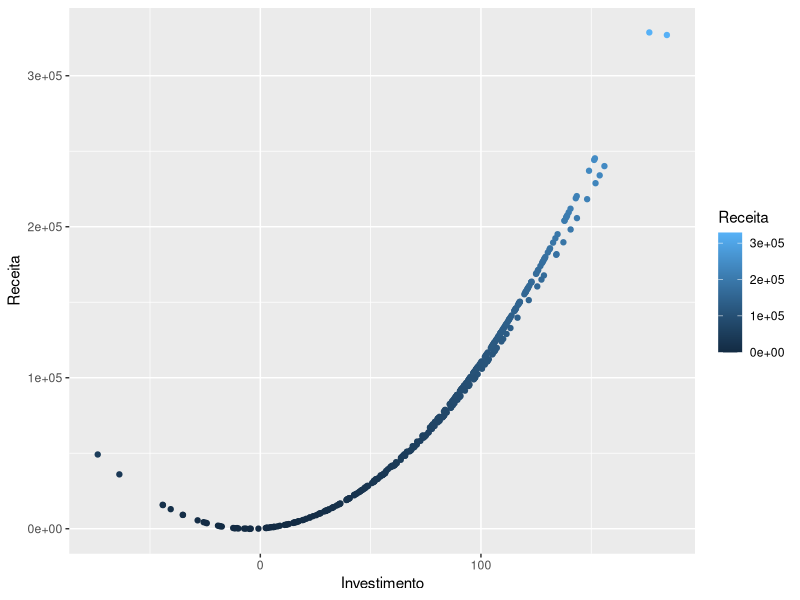
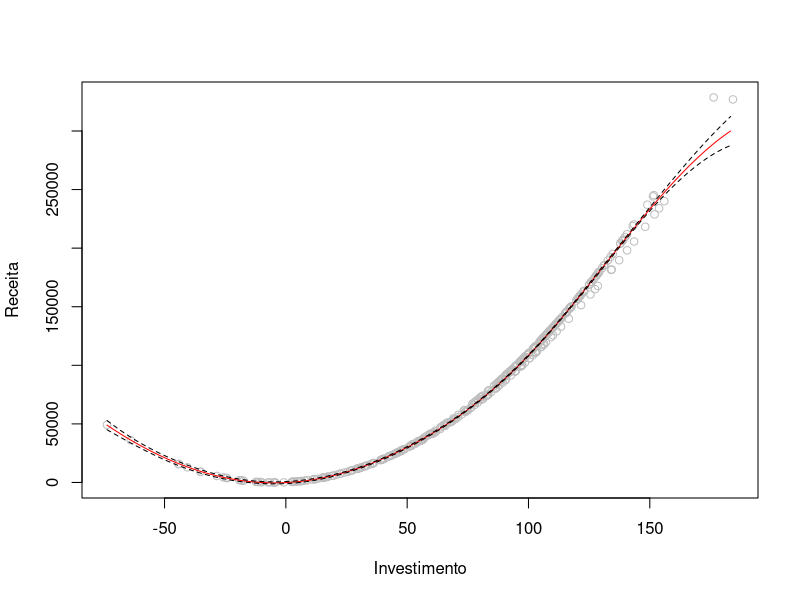

These figures' R source, in order:
getwd()



#############################################################################
##pacotes###
############################################################################

pacotes <- c("dplyr","splines","reshape2","ggplot2")
lapply(pacotes, library, character.only = T)
rm(pacote)



##########################################################################
#criar dataframe###
##########################################################################

gen_data1 <- function(N=200,s =25, beta1 = 10, beta2 = 100){
  Erro <- rnorm(N,25,s)
  Investimento  <- rnorm(N,100,s)
  Receita       <- rnorm(N,100,s) + beta1*Investimento^2 + beta2*Investimento + Erro
  data.frame(Investimento,Receita)
  
}


gen_data2 <- function(N=200,s = 50, beta1 = 0.005, beta2 = 10, beta3 = 100){
  Erro <- rnorm(N,100,s)
  Investimento  <- rnorm(N,50,s)
  Receita       <- rnorm(N,100,s) -beta1*Investimento^3 + beta2*Investimento^2 + beta3*Investimento + Erro
  data.frame(Investimento,Receita)
  
}





set.seed(279)
Marketing1 <- gen_data1()
Marketing2 <- gen_data2()
Marketing <- rbind.data.frame(Marketing1,Marketing2)
##########################################################################
##analise exploratoria##
#########################################################################

summary(Marketing)

ggplot(Marketing, aes(Investimento, Receita)) + 
  geom_point(aes(color = Receita))




#########################################################################
##prepaprar a amostra de treino##
#########################################################################

###############################################################################
##separar amostra de treino e amostra de teste#
##############################################################################
set.seed(616)

treino <- sample(400,200)


attach(Marketing)

investLims <- range(Investimento)
invest.Grid <- seq(from = investLims[1], to = investLims[2])



##############################################################################
#SPLINE#
##############################################################################
##Receita e investimnento####
##############################################################################

fit.Spline <- lm(Receita ~ bs(Investimento, knots = c(0,50,100)),
                data = Marketing,
                subset = treino)
summary(fit.Spline)  


Predspline <- predict(fit.Spline, newdata = list(Investimento = invest.Grid), se = T) 



plot(Investimento,Receita, col = "gray")
lines(invest.Grid, Predspline$fit, col = "red")
lines(invest.Grid, Predspline$fit + 2*Predspline$se, lty = "dashed")
lines(invest.Grid, Predspline$fit - 2*Predspline$se, lty = "dashed")
